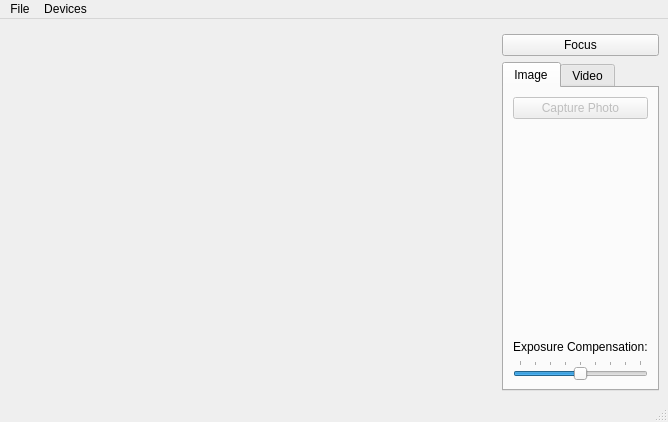
<?xml version="1.0" encoding="UTF-8"?>
<ui version="4.0">
 <class>Camera</class>
 <widget class="QMainWindow" name="Camera">
  <property name="geometry">
   <rect>
    <x>0</x>
    <y>0</y>
    <width>668</width>
    <height>422</height>
   </rect>
  </property>
  <property name="windowTitle">
   <string>Camera</string>
  </property>
  <widget class="QWidget" name="centralwidget">
   <layout class="QGridLayout" name="gridLayout_3">
    <item row="0" column="0" rowspan="3">
     <widget class="QStackedWidget" name="stackedWidget">
      <property name="sizePolicy">
       <sizepolicy hsizetype="Preferred" vsizetype="Preferred">
        <horstretch>1</horstretch>
        <verstretch>0</verstretch>
       </sizepolicy>
      </property>
      <property name="palette">
       <palette>
        <active>
         <colorrole role="Base">
          <brush brushstyle="SolidPattern">
           <color alpha="255">
            <red>255</red>
            <green>255</green>
            <blue>255</blue>
           </color>
          </brush>
         </colorrole>
         <colorrole role="Window">
          <brush brushstyle="SolidPattern">
           <color alpha="255">
            <red>145</red>
            <green>145</green>
            <blue>145</blue>
           </color>
          </brush>
         </colorrole>
        </active>
        <inactive>
         <colorrole role="Base">
          <brush brushstyle="SolidPattern">
           <color alpha="255">
            <red>255</red>
            <green>255</green>
            <blue>255</blue>
           </color>
          </brush>
         </colorrole>
         <colorrole role="Window">
          <brush brushstyle="SolidPattern">
           <color alpha="255">
            <red>145</red>
            <green>145</green>
            <blue>145</blue>
           </color>
          </brush>
         </colorrole>
        </inactive>
        <disabled>
         <colorrole role="Base">
          <brush brushstyle="SolidPattern">
           <color alpha="255">
            <red>145</red>
            <green>145</green>
            <blue>145</blue>
           </color>
          </brush>
         </colorrole>
         <colorrole role="Window">
          <brush brushstyle="SolidPattern">
           <color alpha="255">
            <red>145</red>
            <green>145</green>
            <blue>145</blue>
           </color>
          </brush>
         </colorrole>
        </disabled>
       </palette>
      </property>
      <property name="currentIndex">
       <number>0</number>
      </property>
      <widget class="QWidget" name="viewfinderPage">
       <layout class="QGridLayout" name="gridLayout_5">
        <item row="0" column="0">
         <widget class="QCameraViewfinder" name="viewfinder" native="true"/>
        </item>
       </layout>
      </widget>
      <widget class="QWidget" name="previewPage">
       <layout class="QGridLayout" name="gridLayout_4">
        <item row="0" column="0">
         <widget class="QLabel" name="lastImagePreviewLabel">
          <property name="sizePolicy">
           <sizepolicy hsizetype="Preferred" vsizetype="MinimumExpanding">
            <horstretch>0</horstretch>
            <verstretch>0</verstretch>
           </sizepolicy>
          </property>
          <property name="frameShape">
           <enum>QFrame::Box</enum>
          </property>
          <property name="text">
           <string/>
          </property>
         </widget>
        </item>
       </layout>
      </widget>
     </widget>
    </item>
    <item row="1" column="1" colspan="2">
     <widget class="QPushButton" name="lockButton">
      <property name="text">
       <string>Focus</string>
      </property>
     </widget>
    </item>
    <item row="2" column="1" colspan="2">
     <widget class="QTabWidget" name="captureWidget">
      <property name="currentIndex">
       <number>0</number>
      </property>
      <widget class="QWidget" name="tab_2">
       <attribute name="title">
        <string>Image</string>
       </attribute>
       <layout class="QGridLayout" name="gridLayout">
        <item row="0" column="0">
         <widget class="QPushButton" name="takeImageButton">
          <property name="enabled">
           <bool>false</bool>
          </property>
          <property name="text">
           <string>Capture Photo</string>
          </property>
         </widget>
        </item>
        <item row="1" column="0">
         <spacer name="verticalSpacer_2">
          <property name="orientation">
           <enum>Qt::Vertical</enum>
          </property>
          <property name="sizeHint" stdset="0">
           <size>
            <width>20</width>
            <height>161</height>
           </size>
          </property>
         </spacer>
        </item>
        <item row="2" column="0">
         <widget class="QLabel" name="label">
          <property name="text">
           <string>Exposure Compensation:</string>
          </property>
         </widget>
        </item>
        <item row="3" column="0">
         <widget class="QSlider" name="exposureCompensation">
          <property name="minimum">
           <number>-4</number>
          </property>
          <property name="maximum">
           <number>4</number>
          </property>
          <property name="pageStep">
           <number>2</number>
          </property>
          <property name="orientation">
           <enum>Qt::Horizontal</enum>
          </property>
          <property name="tickPosition">
           <enum>QSlider::TicksAbove</enum>
          </property>
         </widget>
        </item>
       </layout>
      </widget>
      <widget class="QWidget" name="tab">
       <attribute name="title">
        <string>Video</string>
       </attribute>
       <layout class="QGridLayout" name="gridLayout_2">
        <item row="0" column="0">
         <widget class="QPushButton" name="recordButton">
          <property name="text">
           <string>Record</string>
          </property>
         </widget>
        </item>
        <item row="1" column="0">
         <widget class="QPushButton" name="pauseButton">
          <property name="text">
           <string>Pause</string>
          </property>
         </widget>
        </item>
        <item row="2" column="0">
         <widget class="QPushButton" name="stopButton">
          <property name="text">
           <string>Stop</string>
          </property>
         </widget>
        </item>
        <item row="3" column="0">
         <spacer name="verticalSpacer">
          <property name="orientation">
           <enum>Qt::Vertical</enum>
          </property>
          <property name="sizeHint" stdset="0">
           <size>
            <width>20</width>
            <height>76</height>
           </size>
          </property>
         </spacer>
        </item>
        <item row="4" column="0">
         <widget class="QPushButton" name="muteButton">
          <property name="text">
           <string>Mute</string>
          </property>
          <property name="checkable">
           <bool>true</bool>
          </property>
         </widget>
        </item>
       </layout>
      </widget>
     </widget>
    </item>
   </layout>
  </widget>
  <widget class="QMenuBar" name="menubar">
   <property name="geometry">
    <rect>
     <x>0</x>
     <y>0</y>
     <width>668</width>
     <height>22</height>
    </rect>
   </property>
   <widget class="QMenu" name="menuFile">
    <property name="title">
     <string>File</string>
    </property>
    <addaction name="actionStartCamera"/>
    <addaction name="actionStopCamera"/>
    <addaction name="separator"/>
    <addaction name="actionSettings"/>
    <addaction name="separator"/>
    <addaction name="actionExit"/>
   </widget>
   <widget class="QMenu" name="menuDevices">
    <property name="title">
     <string>Devices</string>
    </property>
   </widget>
   <addaction name="menuFile"/>
   <addaction name="menuDevices"/>
  </widget>
  <widget class="QStatusBar" name="statusbar"/>
  <action name="actionExit">
   <property name="text">
    <string>Exit</string>
   </property>
  </action>
  <action name="actionStartCamera">
   <property name="text">
    <string>Start Camera</string>
   </property>
  </action>
  <action name="actionStopCamera">
   <property name="text">
    <string>Stop Camera</string>
   </property>
  </action>
  <action name="actionSettings">
   <property name="text">
    <string>Settings</string>
   </property>
  </action>
 </widget>
 <customwidgets>
  <customwidget>
   <class>QCameraViewfinder</class>
   <extends>QWidget</extends>
   <header>qcameraviewfinder.h</header>
   <container>1</container>
  </customwidget>
 </customwidgets>
 <resources/>
 <connections>
  <connection>
   <sender>recordButton</sender>
   <signal>clicked()</signal>
   <receiver>Camera</receiver>
   <slot>record()</slot>
   <hints>
    <hint type="sourcelabel">
     <x>647</x>
     <y>149</y>
    </hint>
    <hint type="destinationlabel">
     <x>61</x>
     <y>238</y>
    </hint>
   </hints>
  </connection>
  <connection>
   <sender>stopButton</sender>
   <signal>clicked()</signal>
   <receiver>Camera</receiver>
   <slot>stop()</slot>
   <hints>
    <hint type="sourcelabel">
     <x>647</x>
     <y>225</y>
    </hint>
    <hint type="destinationlabel">
     <x>140</x>
     <y>236</y>
    </hint>
   </hints>
  </connection>
  <connection>
   <sender>pauseButton</sender>
   <signal>clicked()</signal>
   <receiver>Camera</receiver>
   <slot>pause()</slot>
   <hints>
    <hint type="sourcelabel">
     <x>647</x>
     <y>187</y>
    </hint>
    <hint type="destinationlabel">
     <x>234</x>
     <y>237</y>
    </hint>
   </hints>
  </connection>
  <connection>
   <sender>actionExit</sender>
   <signal>triggered()</signal>
   <receiver>Camera</receiver>
   <slot>close()</slot>
   <hints>
    <hint type="sourcelabel">
     <x>-1</x>
     <y>-1</y>
    </hint>
    <hint type="destinationlabel">
     <x>154</x>
     <y>130</y>
    </hint>
   </hints>
  </connection>
  <connection>
   <sender>takeImageButton</sender>
   <signal>clicked()</signal>
   <receiver>Camera</receiver>
   <slot>takeImage()</slot>
   <hints>
    <hint type="sourcelabel">
     <x>625</x>
     <y>132</y>
    </hint>
    <hint type="destinationlabel">
     <x>603</x>
     <y>169</y>
    </hint>
   </hints>
  </connection>
  <connection>
   <sender>lockButton</sender>
   <signal>clicked()</signal>
   <receiver>Camera</receiver>
   <slot>toggleLock()</slot>
   <hints>
    <hint type="sourcelabel">
     <x>658</x>
     <y>75</y>
    </hint>
    <hint type="destinationlabel">
     <x>453</x>
     <y>119</y>
    </hint>
   </hints>
  </connection>
  <connection>
   <sender>muteButton</sender>
   <signal>toggled(bool)</signal>
   <receiver>Camera</receiver>
   <slot>setMuted(bool)</slot>
   <hints>
    <hint type="sourcelabel">
     <x>647</x>
     <y>377</y>
    </hint>
    <hint type="destinationlabel">
     <x>5</x>
     <y>280</y>
    </hint>
   </hints>
  </connection>
  <connection>
   <sender>exposureCompensation</sender>
   <signal>valueChanged(int)</signal>
   <receiver>Camera</receiver>
   <slot>setExposureCompensation(int)</slot>
   <hints>
    <hint type="sourcelabel">
     <x>559</x>
     <y>367</y>
    </hint>
    <hint type="destinationlabel">
     <x>665</x>
     <y>365</y>
    </hint>
   </hints>
  </connection>
  <connection>
   <sender>actionSettings</sender>
   <signal>triggered()</signal>
   <receiver>Camera</receiver>
   <slot>configureCaptureSettings()</slot>
   <hints>
    <hint type="sourcelabel">
     <x>-1</x>
     <y>-1</y>
    </hint>
    <hint type="destinationlabel">
     <x>333</x>
     <y>210</y>
    </hint>
   </hints>
  </connection>
  <connection>
   <sender>actionStartCamera</sender>
   <signal>triggered()</signal>
   <receiver>Camera</receiver>
   <slot>startCamera()</slot>
   <hints>
    <hint type="sourcelabel">
     <x>-1</x>
     <y>-1</y>
    </hint>
    <hint type="destinationlabel">
     <x>333</x>
     <y>210</y>
    </hint>
   </hints>
  </connection>
  <connection>
   <sender>actionStopCamera</sender>
   <signal>triggered()</signal>
   <receiver>Camera</receiver>
   <slot>stopCamera()</slot>
   <hints>
    <hint type="sourcelabel">
     <x>-1</x>
     <y>-1</y>
    </hint>
    <hint type="destinationlabel">
     <x>333</x>
     <y>210</y>
    </hint>
   </hints>
  </connection>
 </connections>
 <slots>
  <slot>record()</slot>
  <slot>pause()</slot>
  <slot>stop()</slot>
  <slot>enablePreview(bool)</slot>
  <slot>configureCaptureSettings()</slot>
  <slot>takeImage()</slot>
  <slot>startCamera()</slot>
  <slot>toggleLock()</slot>
  <slot>setMuted(bool)</slot>
  <slot>stopCamera()</slot>
  <slot>setExposureCompensation(int)</slot>
 </slots>
</ui>
